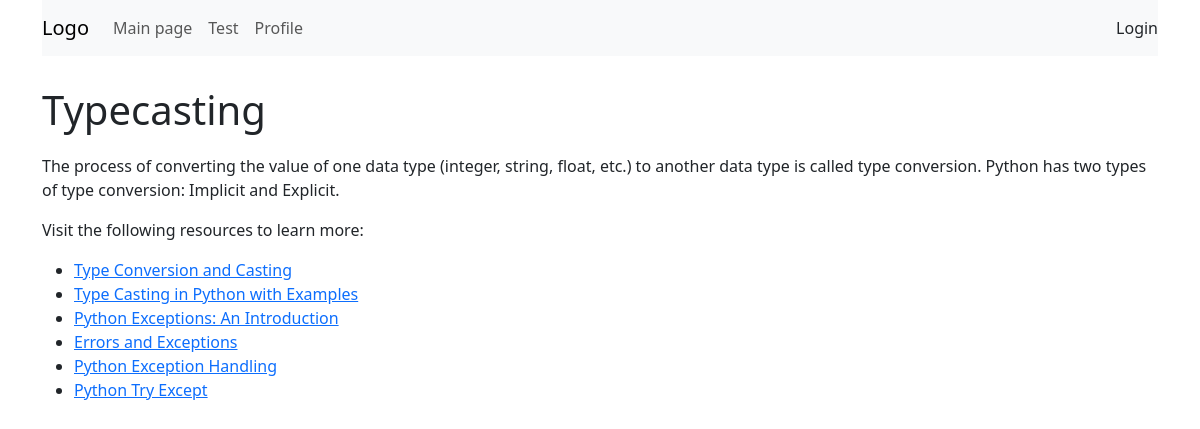
The app's page /python/page/9/ with its own data.
### app/models.py (models this page shows, shortened)
class Page(models.Model):
    whichChapter = models.ForeignKey(Chapter, on_delete=models.CASCADE)
    name = models.CharField(max_length=150)
    slug=models.SlugField(max_length=250, null=True, blank=True)
    text = RichTextField(blank=True, null=True)

### app/views.py (the view)
# urls.py: path('python/page/<int:pk>/', ViewPage.as_view(), name='view_news'),
class ViewPage(DetailView):
   model = Page
   context_object_name = 'view_news'
   template_name = 'page_detail.html'

### templates/page_detail.html (shortened to what this page needs)
{% extends 'base.html' %}
{% block content %}
		<H1 class="obj_name">{{ object.name|safe }}</H1>
		<div class="text">
			{{ view_news.text|safe }}
		</div>
{% endblock %}

### templates/page_detail.html (style rules this page uses)
.text { margin-top: 20px; }
.obj_name { margin-top: 30px; }

### records on screen
Page: name "Typecasting", text "The process of converting the value of one data type (integer, string, float, etc.) to another data type is called type conversion. Python has two types of type conversion: Implicit and Explicit. Visit the following resources to learn more: Type Conversion and Casting Type Casting in Python with Examples Python Exceptions: An Introduction Errors and Exceptions Python Exception Handling Python Try Except"
